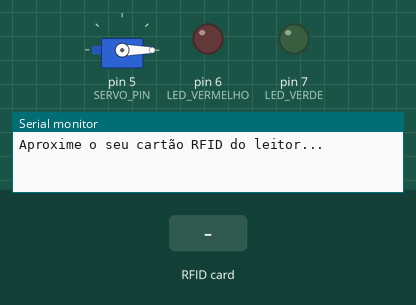
The sketch below on a simulated Arduino Uno, built with avr-gcc and run on an emulated ATmega328P. Parts: servo, output pins drawn as LEDs (lit = HIGH), the last lines printed to the serial monitor. The test bench sets the inputs (shaded band). Pins used as bus, display or sensor lines are not drawn.

Above: at 1.2 s.
1.3 s: RFID card 04 00 00 00 held to the reader
At 2.3 s:
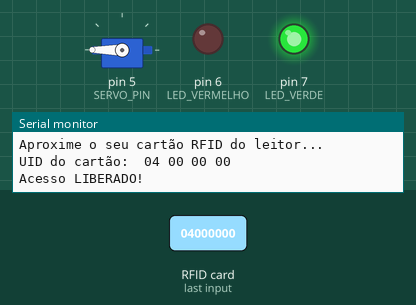
2.8 s: RFID card 5E 7A 19 C4 held to the reader
At 4.8 s:
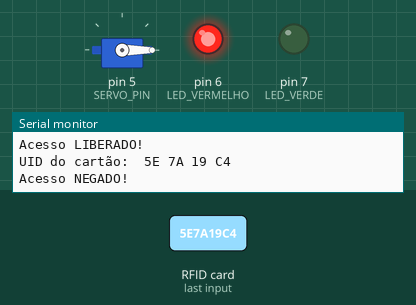
Timing chart, 0 to 7.8 s (numbered marks = the images above; inputs shaded):
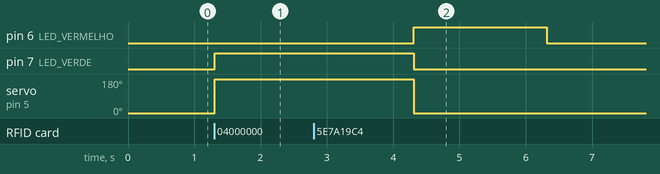

The sketch:

rfid_reader_code.ino
```cpp
#include <SPI.h>
#include <MFRC522.h>
#include <Servo.h>

#define SS_PIN 10
#define RST_PIN 9
#define LED_VERDE 7 // Pino para o LED verde (acesso permitido)
#define LED_VERMELHO 6 // Pino para o LED vermelho (acesso negado)
#define SERVO_PIN 5 // Pino para o servo motor

MFRC522 mfrc522(SS_PIN, RST_PIN);  // Cria uma instância do objeto MFRC522
Servo myServo; // Cria um objeto servo para controlar o servo motor

// Defina o UID do cartão mestre aqui. Substitua pelos valores do seu cartão.
// Para descobrir o UID do seu cartão, carregue este código uma vez, leia o seu cartão
// e anote o UID que aparece no Monitor Serial.
byte masterCard[] = {0x04, 0x00, 0x00, 0x00}; // Exemplo: Substitua por um UID válido do seu cartão

void setup() {
  Serial.begin(9600); // Inicializa a comunicação serial com o PC
  while (!Serial);    // Espera a porta serial conectar. Necessário apenas para porta USB nativa
  SPI.begin();        // Inicializa o barramento SPI
  mfrc522.PCD_Init(); // Inicializa o módulo MFRC522

  pinMode(LED_VERDE, OUTPUT);
  pinMode(LED_VERMELHO, OUTPUT);
  digitalWrite(LED_VERDE, LOW);
  digitalWrite(LED_VERMELHO, LOW);

  myServo.attach(SERVO_PIN); // Anexa o servo ao pino definido
  myServo.write(0); // Garante que o servo comece na posição fechada (0 graus)

  Serial.println("Aproxime o seu cartão RFID do leitor...");
  Serial.println();
}

void loop() {
  // Procura por novos cartões
  if ( ! mfrc522.PICC_IsNewCardPresent()) {
    return;
  }

  // Seleciona um dos cartões
  if ( ! mfrc522.PICC_ReadCardSerial()) {
    return;
  }

  // Mostra alguns detalhes do PICC (tag/cartão)
  Serial.print("UID do cartão: ");
  String currentUid = "";
  for (byte i = 0; i < mfrc522.uid.size; i++) {
    Serial.print(mfrc522.uid.uidByte[i] < 0x10 ? " 0" : " ");
    Serial.print(mfrc522.uid.uidByte[i], HEX);
    currentUid += String(mfrc522.uid.uidByte[i] < 0x10 ? "0" : "") + String(mfrc522.uid.uidByte[i], HEX);
  }
  Serial.println();

  // Verifica se o UID lido corresponde ao cartão mestre
  if (compareUids(mfrc522.uid.uidByte, masterCard)) {
    Serial.println("Acesso LIBERADO!");
    digitalWrite(LED_VERDE, HIGH);
    myServo.write(180); // Gira o servo para 180 graus (abre)
    delay(3000); // Mantém aberto por 3 segundos
    myServo.write(0); // Gira o servo de volta para 0 graus (fecha)
    digitalWrite(LED_VERDE, LOW);
  } else {
    Serial.println("Acesso NEGADO!");
    digitalWrite(LED_VERMELHO, HIGH);
    delay(2000);
    digitalWrite(LED_VERMELHO, LOW);
    // O servo permanece na posição 0 (fechado)
  }

  // Para o PICC
  mfrc522.PICC_HaltA();

  // Para a criptografia no PCD
  mfrc522.PCD_StopCrypto1();
}

// Função para comparar dois UIDs
bool compareUids(byte *uid1, byte *uid2) {
  for (byte i = 0; i < mfrc522.uid.size; i++) {
    if (uid1[i] != uid2[i]) {
      return false;
    }
  }
  return true;
}
```

Measured:
- after the input at 1.3 s, pin 7 (LED_VERDE): LOW → HIGH at once; servo on pin 5 (SERVO_PIN): 0° → 180° at once
- after the input at 2.8 s, pin 6 (LED_VERMELHO): LOW → HIGH after 1.5 s, → LOW 2.0 s later
